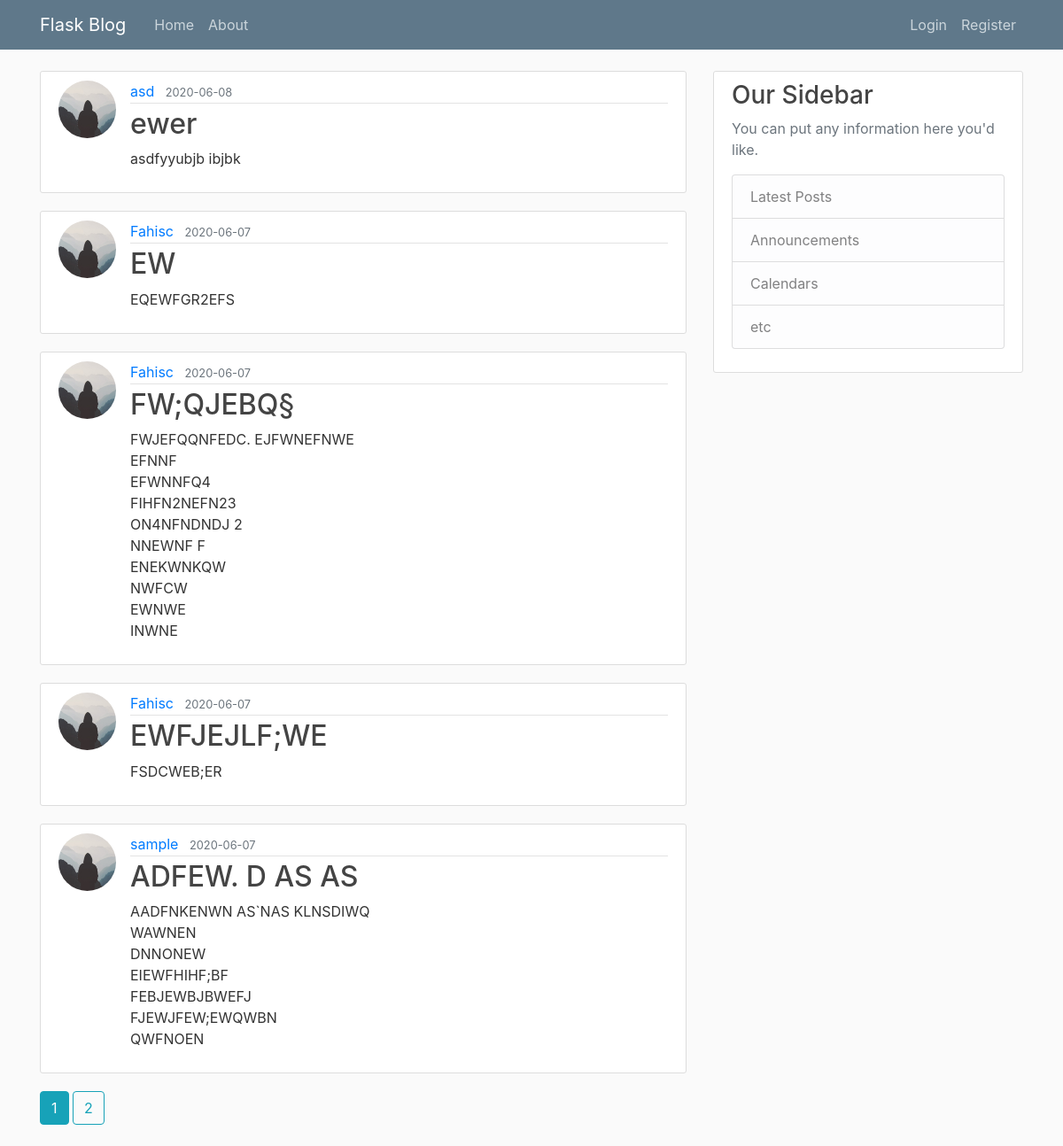
Page /home on the earlier database version.
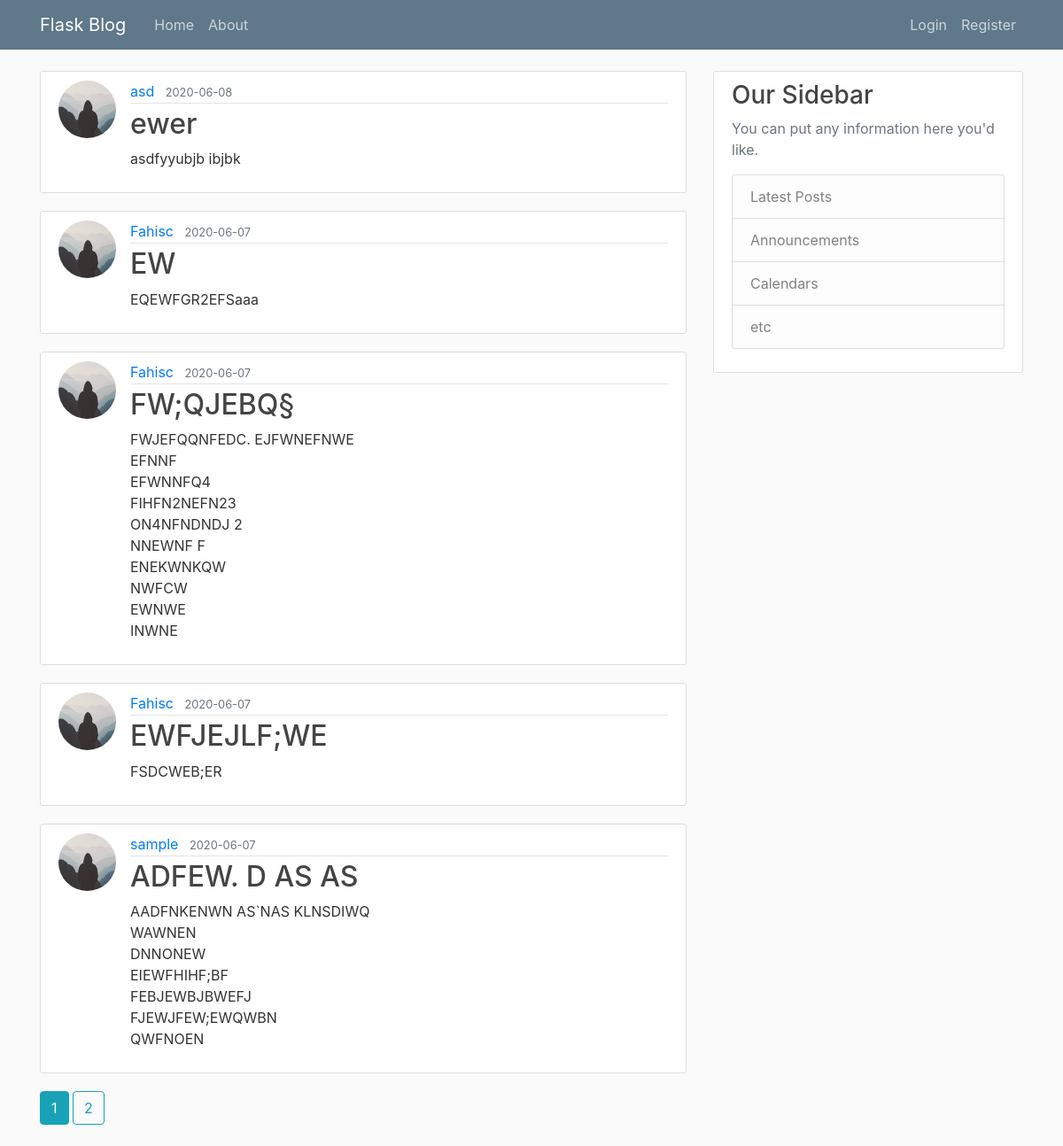
Same page on the later database version.
### flaskblog/models.py (models this page shows, shortened)
class Post(db.Model):
    id = db.Column(db.Integer, primary_key=True)
    title = db.Column(db.String(100), nullable=False)
    date_posted = db.Column(db.DateTime, nullable=False, default=datetime.utcnow)
    content = db.Column(db.Text, nullable=False)
    user_id = db.Column(db.Integer, db.ForeignKey('user.id'), nullable=False)

class User(db.Model, UserMixin):
    id = db.Column(db.Integer, primary_key=True)
    username = db.Column(db.String(20), unique=True, nullable=False)
    email = db.Column(db.String(120), unique=True, nullable=False)
    image_file = db.Column(db.String(20), nullable=False, default='default.jpg')
    password = db.Column(db.String(60), nullable=False)
    posts = db.relationship('Post', backref='author', lazy=True)

### flaskblog/main/routes.py (the view)
@main.route("/")
@main.route("/home")
def home():
    page = request.args.get('page', 1, type=int)
    posts = Post.query.order_by(Post.date_posted.desc()).paginate(page=page, per_page=5)
    return render_template('home.html', posts=posts)

### flaskblog/templates/home.html
{% extends "layout.html" %}
{% block content %}
    {% for post in posts.items %}
        <article class="media content-section">
          <img class="rounded-circle article-img" src="{{ url_for('static', filename='profile_pics/' + post.author.image_file) }}">
          <div class="media-body">
            <div class="article-metadata">
              <a class="mr-2" href="{{ url_for('users.user_posts', username=post.author.username) }}">{{ post.author.username }}</a>
              <small class="text-muted">{{ post.date_posted.strftime('%Y-%m-%d') }}</small>
            </div>
            <h2><a class="article-title" href="{{ url_for('posts.post', post_id=post.id) }}">{{ post.title }}</a></h2>
            <p class="article-content">{{ post.content }}</p>
          </div>
        </article>
    {% endfor %}
    {% for page_num in posts.iter_pages(left_edge=1, right_edge=1, left_current=1, right_current=2) %}
      {% if page_num %}
        {% if posts.page == page_num %}
          <a class="btn btn-info mb-4" href="{{ url_for('main.home', page=page_num) }}">{{ page_num }}</a>
        {% else %}
          <a class="btn btn-outline-info mb-4" href="{{ url_for('main.home', page=page_num) }}">{{ page_num }}</a>
        {% endif %}
      {% else %}
        ...
      {% endif %}
    {% endfor %}
{% endblock content %}

Differences in the rows shown:
changed Post "EW": content "EQEWFGR2EFS" → "EQEWFGR2EFSaaa"
